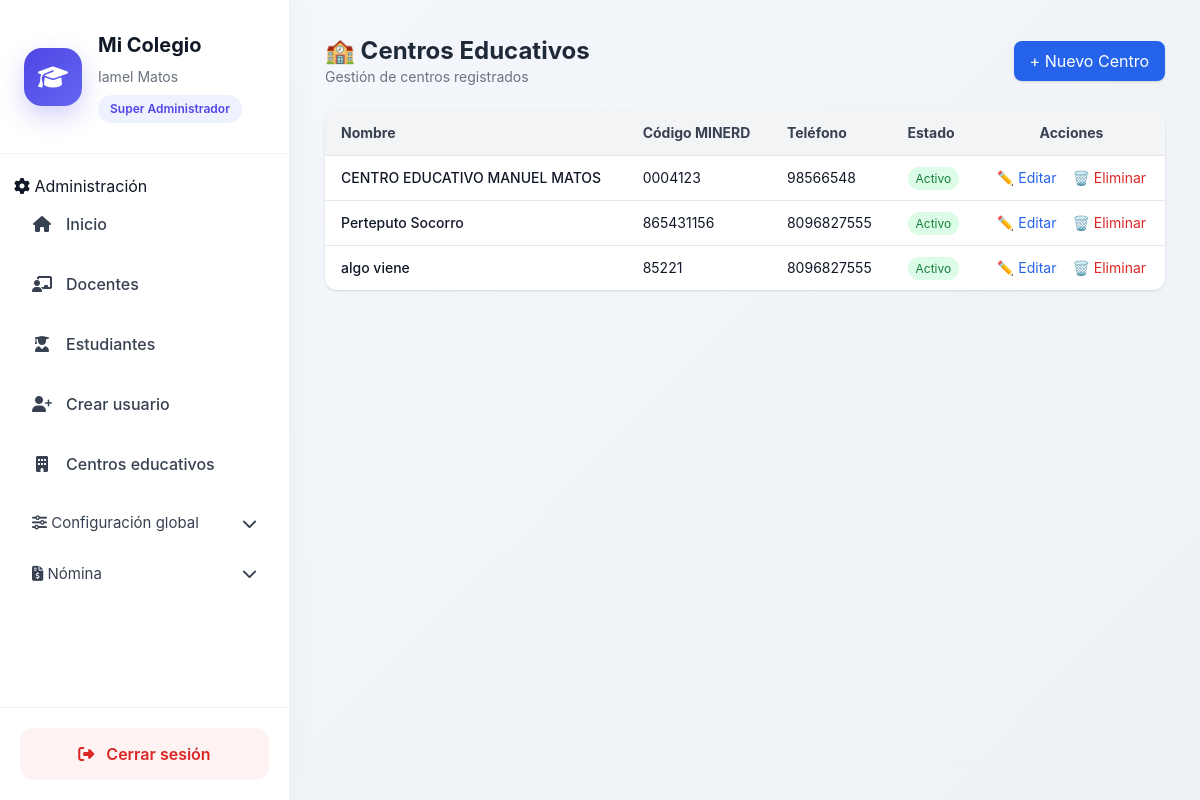
/centros/ (signed in), run on the app's committed database.
### usuarios/models.py (models this page shows, shortened)
class Usuario(AbstractBaseUser, PermissionsMixin):
    ROLES = (
        ('superadmin', 'Super Administrador'),
        ('admin', 'Administrador'),
        ('secretaria', 'Secretaria'),
        ('docente', 'Docente'),
        ('estudiante', 'Estudiante'),
        ('director', 'Director'),
    )
    username = models.CharField(max_length=100, unique=True)
    email = models.EmailField(unique=True)
    first_name = models.CharField("Nombres", max_length=150)
    last_name = models.CharField("Apellidos", max_length=150)
    rol = models.CharField(
        max_length=20,
        choices=ROLES,
    )
    is_active = models.BooleanField(default=True)
    is_staff = models.BooleanField(default=False)
    fecha_creacion = models.DateTimeField(auto_now_add=True)
    objects = UsuarioManager()
    USERNAME_FIELD = "username"
    REQUIRED_FIELDS = ["email", "first_name", "last_name"]
    def get_full_name(self):
        return f"{self.first_name} {self.last_name}".strip()

### core/models.py (models this page shows, shortened)
class CentroEducativo(models.Model):
    nombre = models.CharField(max_length=255)
    codigo_minerd = models.CharField(max_length=50, unique=True)
    direccion = models.TextField(blank=True)
    telefono = models.CharField(max_length=20, blank=True)
    email = models.EmailField(blank=True)
    activo = models.BooleanField(default=True)
    fecha_creacion = models.DateTimeField(auto_now_add=True)

### core/views.py (the view)
@login_required
def centro_list(request):
    if request.user.rol != 'superadmin':
        return redirect('core:home')
    centros = CentroEducativo.objects.all().order_by('nombre')
    return render(request, 'core/centro_list.html', {
        'centros': centros
    })

### core/context_processors.py (called while the page is built)
def configuracion_centro(request):
    centro_id = request.session.get('centro_id')
    configuracion = None
    if centro_id:
        try:
            configuracion = ConfiguracionCentro.objects.get(
                centro_id=centro_id
            )
        except ConfiguracionCentro.DoesNotExist:
            pass
    return {
        'configuracion': configuracion
    }

### core/templates/core/centro_list.html (shortened to what this page needs)
{% extends "home.html" %}
{% block content %}
<div class="max-w-7xl mx-auto space-y-6">
    <div class="flex justify-between items-center">
        <div>
            <h1 class="text-2xl font-bold text-gray-800">
                🏫 Centros Educativos
            </h1>
            <p class="text-sm text-gray-500">
                Gestión de centros registrados
            </p>
        </div>
        <a href="{% url 'core:centro_create' %}"
           class="bg-blue-600 hover:bg-blue-700 text-white px-4 py-2 rounded-lg shadow">
            + Nuevo Centro
        </a>
    </div>
    <div class="bg-white rounded-xl shadow overflow-x-auto">
        <table class="min-w-full text-sm">
            <thead class="bg-gray-100 text-gray-700">
                <tr>
                    <th class="px-4 py-3 text-left">
                        Nombre
                    </th>
                    <th class="px-4 py-3 text-left">
                        Código MINERD
                    </th>
                    <th class="px-4 py-3 text-left">
                        Teléfono
                    </th>
                    <th class="px-4 py-3 text-left">
                        Estado
                    </th>
                    <th class="px-4 py-3 text-center">
                        Acciones
                    </th>
                </tr>
            </thead>
            <tbody>
            {% for centro in centros %}
                <tr class="border-t hover:bg-gray-50">
                    <td class="px-4 py-3 font-medium">
                        {{ centro.nombre }}
                    </td>
                    <td class="px-4 py-3">
                        {{ centro.codigo_minerd }}
                    </td>
                    <td class="px-4 py-3">
                        {{ centro.telefono|default:"—" }}
                    </td>
                    <td class="px-4 py-3">
                        {% if centro.activo %}
                            <span class="bg-green-100 text-green-700 text-xs px-2 py-1 rounded-full">
                                Activo
                            </span>
                        {% else %}
                            <span class="bg-red-100 text-red-700 text-xs px-2 py-1 rounded-full">
                                Inactivo
                            </span>
                        {% endif %}
                    </td>
                    <td class="px-4 py-3 text-center space-x-3">
                        <a href="{% url 'core:centro_update' centro.id %}"
                           class="text-blue-600 hover:underline">
                            ✏️ Editar
                        </a>
                        <a href="{% url 'core:centro_delete' centro.id %}"
                           onclick="return confirm('¿Eliminar este centro?')"
                           class="text-red-600 hover:underline">
                            🗑️ Eliminar
                        </a>
                    </td>
                </tr>
            {% endfor %}
            </tbody>
        </table>
    </div>
</div>
{% endblock %}

### core/templates/home.html (shortened to what this page needs)
<!DOCTYPE html>
<html lang="es">
  {% load static %}
  <head>
    <script src="https://cdn.tailwindcss.com"></script>
    <link rel="stylesheet" href="https://cdnjs.cloudflare.com/ajax/libs/font-awesome/6.5.0/css/all.min.css" />
    <link rel="stylesheet" href="{% static 'css/dashboard.css' %}" />
  </head>
  <body class="dashboard-body">
    <div class="dashboard-layout">
      <aside class="sidebar">
        <div class="sidebar-header">
          <div class="sidebar-logo">
            <i class="fas fa-graduation-cap"></i>
          </div>
          <div>
            <h1 class="sidebar-title">Mi Colegio</h1>
            <p class="sidebar-user">{{ request.user.get_full_name }}</p>
            <span class="sidebar-role">{{ request.user.get_rol_display }}</span>
          </div>
        </div>
        <nav class="sidebar-nav">
          {% if request.user.is_authenticated %}
            {% if request.user.rol == 'admin' or request.user.rol == 'superadmin' or request.user.is_superuser %}
              <div class="sidebar-section">
                <span>
                  <i class="fas fa-cog"></i>
                  Administración
                </span>
              </div>
              <a href="{% url 'core:home' %}" class="sidebar-link">
                <i class="fas fa-home"></i>
                <span>Inicio</span>
              </a>
              <a href="{% url 'docente_list' %}" class="sidebar-link">
                <i class="fas fa-chalkboard-teacher"></i>
                <span>Docentes</span>
              </a>
              <a href="{% url 'estudiante_list' %}" class="sidebar-link">
                <i class="fas fa-user-graduate"></i>
                <span>Estudiantes</span>
              </a>
              <a href="{% url 'usuarios:crear_miembro' %}" class="sidebar-link">
                <i class="fas fa-user-plus"></i>
                <span>Crear usuario</span>
              </a>
              <a href="{% url 'core:centro_list' %}" class="sidebar-link">
                <i class="fas fa-building"></i>
                <span>Centros educativos</span>
              </a>
              <button type="button" onclick="toggleMenu('menu-configuracion')" class="menu-toggle">
                <div>
                  <i class="fas fa-sliders"></i>
                  <span>Configuración global</span>
                </div>
                <i class="fas fa-chevron-down"></i>
              </button>
            {% endif %}
{% if configuracion and configuracion.modulo_nomina %}
<button type="button"
        onclick="toggleMenu('menu-nomina')"
        class="menu-toggle">
    <div>
        <i class="fas fa-file-invoice-dollar"></i>
        <span>Nómina</span>
    </div>
    <i class="fas fa-chevron-down"></i>
</button>
{% endif %}
          {% endif %}
        </nav>
        <div class="sidebar-footer">
          <a href="{% url 'usuarios:logout' %}" class="logout-btn">
            <i class="fas fa-sign-out-alt"></i>
            <span>Cerrar sesión</span>
          </a>
        </div>
      </aside>
      <main class="main-content">
        {% block content %}
        {% endblock %}
      </main>
    </div>
  </body>
</html>

### static/css/dashboard.css (style rules this page uses)
body.dashboard-body { margin: 0; background: linear-gradient( 135deg, #f5f7fb, #edf2f7 ); font-family: "Inter", sans-serif; color: #111827; }
.dashboard-layout { display: flex; min-height: 100vh; }
.sidebar { width: 290px; background: #ffffff; border-right: 1px solid #edf2f7; display: flex; flex-direction: column; justify-content: space-between; box-shadow: 0 0 30px rgba(0,0,0,.04); }
.sidebar-header { padding: 30px 24px; border-bottom: 1px solid #f1f5f9; display: flex; gap: 16px; align-items: center; }
.sidebar-logo { width: 58px; height: 58px; border-radius: 18px; background: linear-gradient( 135deg, #4f46e5, #6366f1 ); display: flex; align-items: center; justify-content: center; color: white; font-size: 24px; box-shadow: 0 10px 25px rgba(79,70,229,.25); }
.sidebar-title { font-size: 20px; font-weight: 700; margin: 0; }
.sidebar-user { margin-top: 6px; font-size: 14px; color: #6b7280; }
.sidebar-role { display: inline-block; margin-top: 8px; background: #eef2ff; color: #4f46e5; padding: 5px 12px; border-radius: 999px; font-size: 12px; font-weight: 600; }
.sidebar-nav { padding: 20px 14px; flex: 1; overflow-y: auto; }
.sidebar-link { display: flex; align-items: center; gap: 14px; padding: 14px 18px; border-radius: 14px; text-decoration: none; color: #374151; margin-bottom: 8px; transition: all .25s ease; font-weight: 500; }
.sidebar-link i { width: 20px; text-align: center; }
.menu-toggle { width: 100%; border: none; background: transparent; display: flex; justify-content: space-between; align-items: center; padding: 14px 18px; border-radius: 14px; cursor: pointer; color: #374151; font-size: 15px; transition: all .25s ease; }
.sidebar-footer { padding: 20px; border-top: 1px solid #f1f5f9; }
.logout-btn { display: flex; align-items: center; justify-content: center; gap: 12px; background: #fef2f2; color: #dc2626; text-decoration: none; padding: 14px; border-radius: 14px; font-weight: 600; transition: all .25s ease; }
.main-content { flex: 1; padding: 35px; overflow-y: auto; }

### data on the page
Usuario: user.get_full_name "Iamel Matos", user.rol "Super Administrador"
CentroEducativo: nombre "CENTRO EDUCATIVO MANUEL MATOS", codigo_minerd "0004123", telefono "98566548", activo "Activo"
CentroEducativo: nombre "Perteputo Socorro", codigo_minerd "865431156", telefono "8096827555", activo "Activo"
CentroEducativo: nombre "algo viene", codigo_minerd "85221", telefono "8096827555", activo "Activo"
